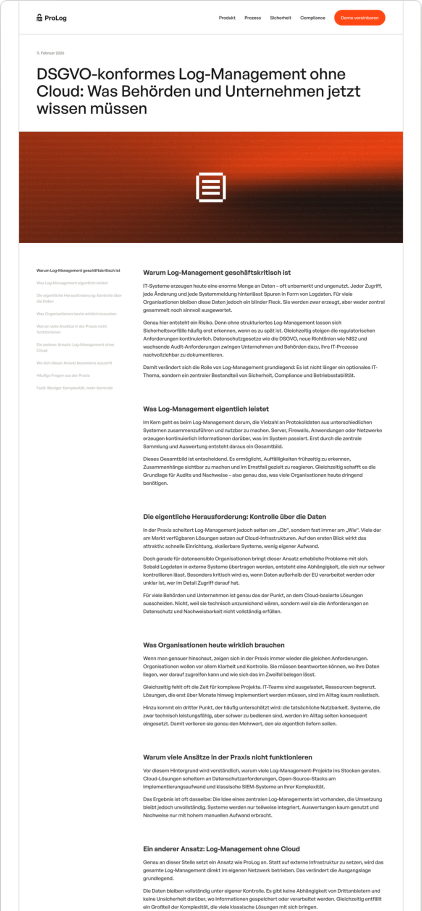
#> input picture src/assets/cases/prolog/boards/prolog-page-concepts/prolog-page-concepts-01.png, 844 x 1822 px (shown at 1/2 size); its folder holds only this picture in this run
$ python prolog-board-still.py
#> lines starting #> are read from the running program, lines starting #| are printed output that depends on the picture
# A still image of ProLog's page concepts board (src/assets/work/prolog-page-concepts.png,
# 2880x1800), for the hover preview and its thumbnails. The drawer shows the live board
# (CaseBoard, settings in src/data/projects.ts); this follows its layout: three pages in a row on
# the light board colour, 5% padding at the top and sides, a 3.1% gap, the middle page 3.75%
# lower, each cut from the top and running off the bottom edge (here at 16:10).
# Usage: python3 scripts/cases/prolog-board-still.py   (from rco-website/, needs Pillow)
from pathlib import Path
from PIL import Image

ROOT = Path(__file__).resolve().parents[2]
SRC = ROOT / "src/assets/cases/prolog/boards/prolog-page-concepts"
OUT = ROOT / "src/assets/work/prolog-page-concepts.png"
W, H, BG = 2880, 1800, (242, 241, 238)  # --board, light mode (global.css)
PAD, GAP, DROPS = 5, 3.1, [0, 3.75, 0]

pages = [Image.open(p).convert("RGB") for p in sorted(SRC.glob("*.png"))]
#> pages = 1 item
pw = (W * (1 - 2 * PAD / 100) - W * GAP / 100 * (len(pages) - 1)) / len(pages)
#> pw = 2592
canvas = Image.new("RGB", (W, H), BG)
x = W * PAD / 100
for page, drop in zip(pages, DROPS):
    page = page.resize((round(pw), round(page.height * pw / page.width)), Image.LANCZOS)
    y = round(W * PAD / 100 + W * drop / 100)
    canvas.paste(page.crop((0, 0, page.width, H - y)), (round(x), y))
    x += pw + W * GAP / 100
#> this loop made 1 pass
#> (drop, y, x) on pass 1: (0, 144, 2825.3)
#> pass 1, `page = page.resize((round(pw), round(page.height * pw / page.width)), ..`:
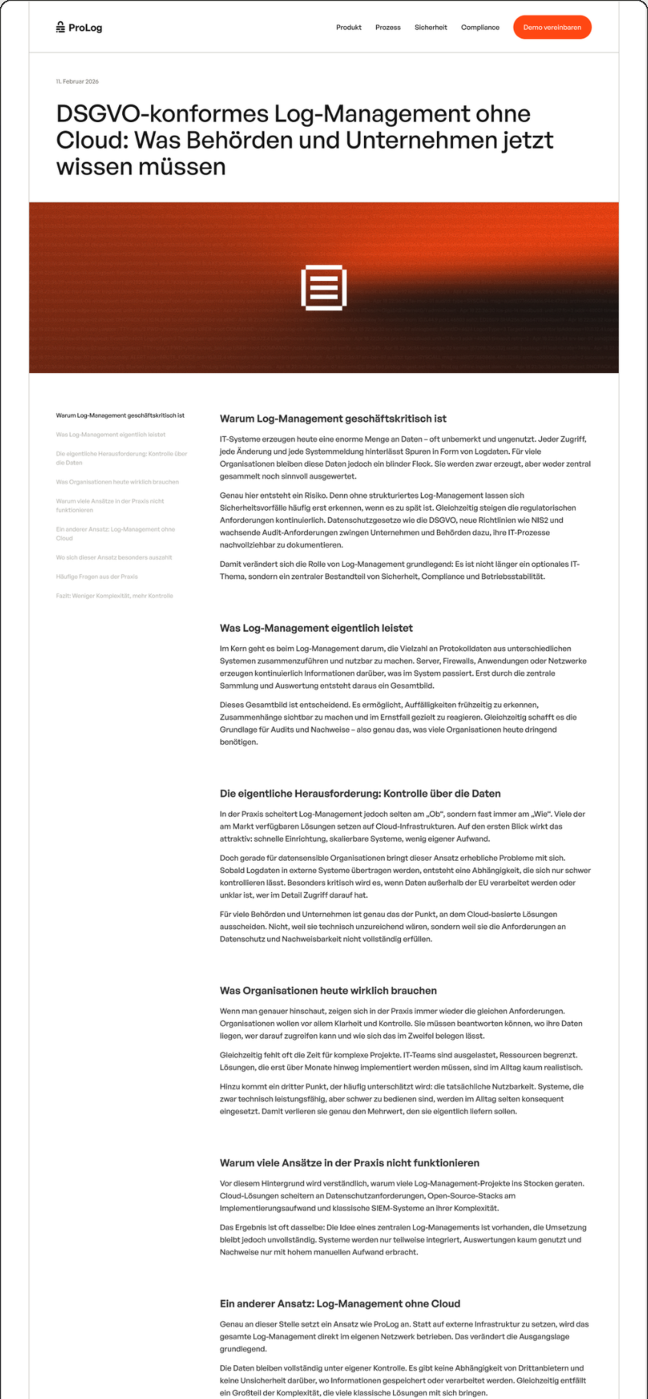
#> page: PIL image 2592x5596 RGB (shown at 1/4 size); mean R, G, B 230, 220.6, 218
#> after the loop:
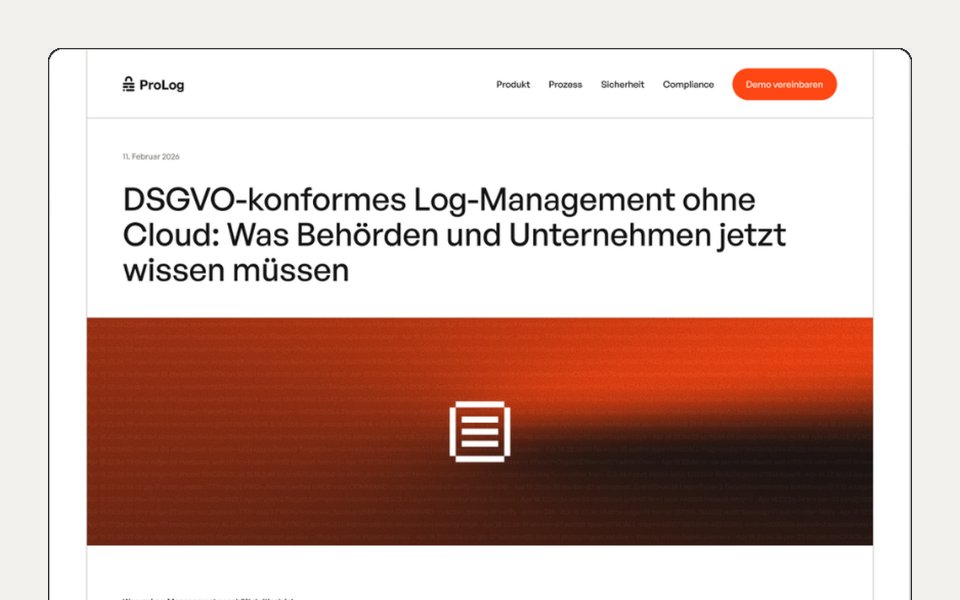
#> canvas: PIL image 2880x1800 RGB (shown at 1/3 size); mean R, G, B 206.3, 179.9, 172
#> after the loop, x = 2825.3
canvas.save(OUT, optimize=True)
print(OUT, canvas.size, "page width", round(pw))
#| src/assets/work/prolog-page-concepts.png (2880, 1800) page width 2592

$ run again, on src/assets/cases/prolog/boards/prolog-page-concepts/prolog-page-concepts-03.png
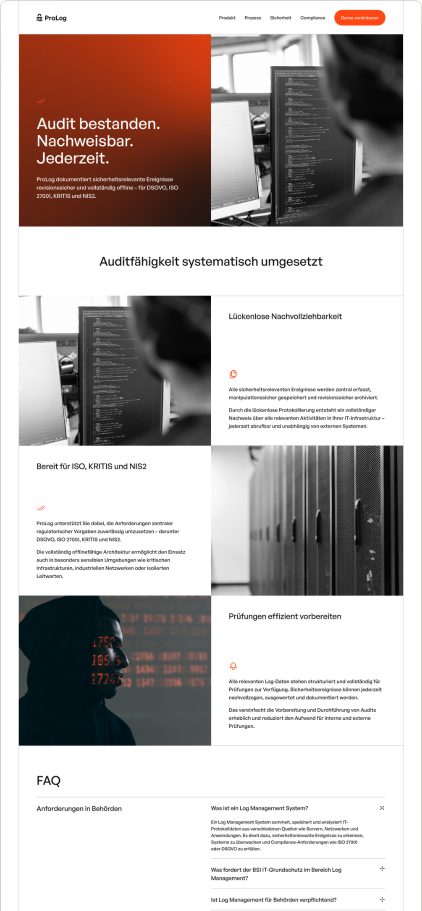
#> input picture src/assets/cases/prolog/boards/prolog-page-concepts/prolog-page-concepts-03.png, 844 x 1822 px (shown at 1/2 size)
#> pages = 1 item
#> pw = 2592
#> the loop `for page, drop in zip(pages, DROPS):` made 1 pass
#> (drop, y, x) on pass 1: (0, 144, 2825.3)
#> pass 1, `page = page.resize((round(pw), round(page.height * pw / page.width)), ..`:
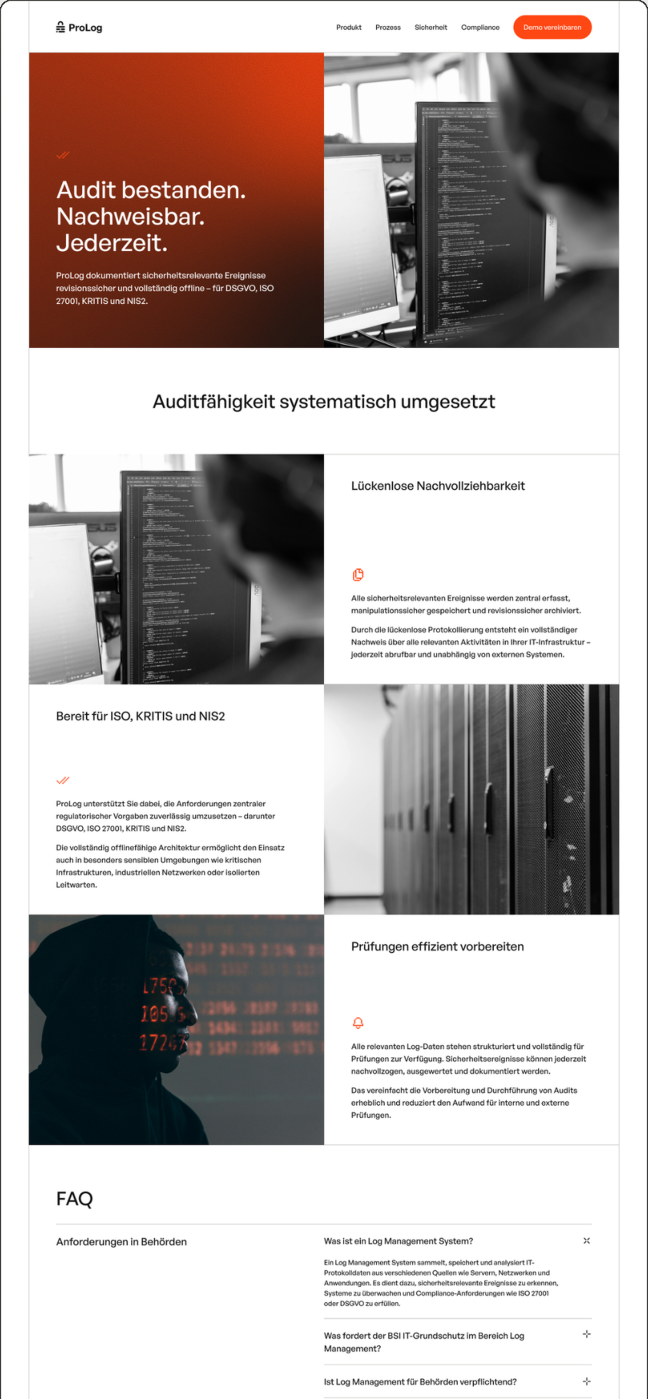
#> page: PIL image 2592x5596 RGB (shown at 1/4 size); mean R, G, B 185.9, 178.2, 176.1
#> after the loop `for page, drop in zip(pages, DROPS):`:
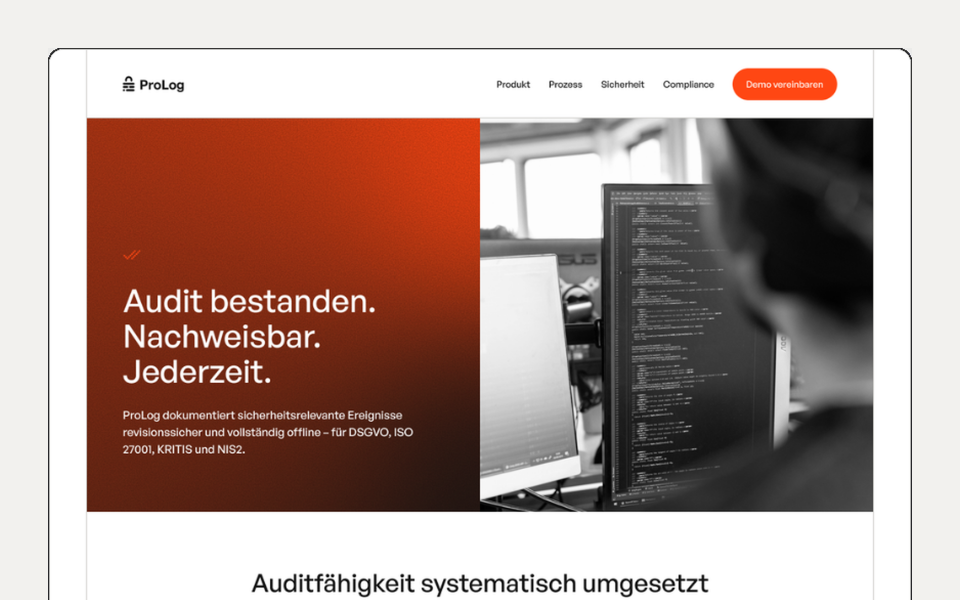
#> canvas: PIL image 2880x1800 RGB (shown at 1/3 size); mean R, G, B 176.3, 153.3, 146.4
#> after the loop `for page, drop in zip(pages, DROPS):`: x = 2825.3
#| src/assets/work/prolog-page-concepts.png (2880, 1800) page width 2592
